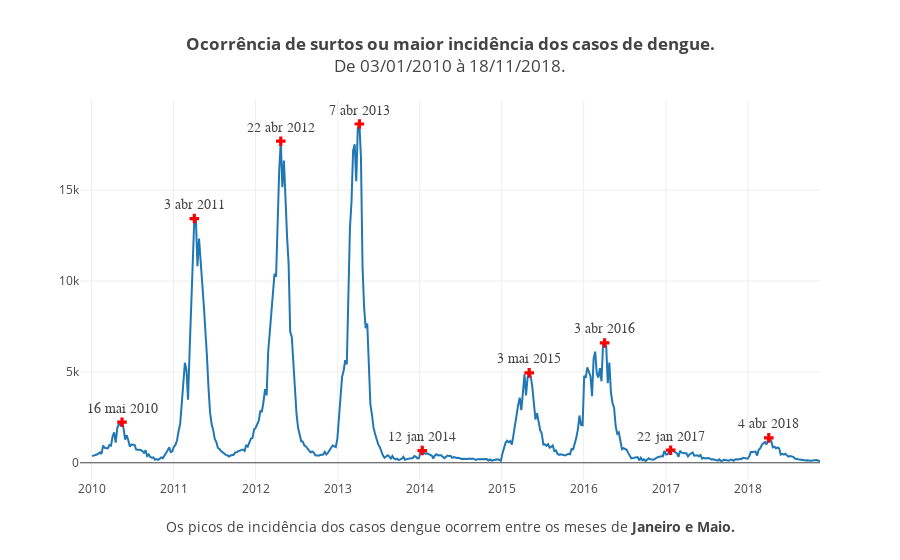

Notebook code cell kept with this figure:
### Markdown cell above
Partindo deste gráfico é possível identificar visualmente que ocorreram surtos ou maiores incidências de casos de dengue em todos os anos. Utilizando a biblioteca PeakUtils podemos evidenciar quando ocorreram os picos de surto ou maior incidência da doença em cada ano e o período em que ocorrem. O período em que ocorrem esses picos varia de estado para estado coincidindo com o período de chuvas da região em que o estado se encontra.

### Code cell
indices = peakutils.indexes(df_2['Casos'], thres=0.02, min_dist=30) 

df_picos = df_2.iloc[indices]

mes_min = pd.DatetimeIndex(df_picos['Data']).month.min()
mes_max = pd.DatetimeIndex(df_picos['Data']).month.max()

layout = go.Layout(title='<b>Ocorrência de surtos ou maior incidência dos casos de dengue.</b><br>De ' +
                   df['Data'].min().strftime("%d/%m/%Y") + ' à ' + df['Data'].max().strftime("%d/%m/%Y") + '.',
                   xaxis=dict(title='Os picos de incidência dos casos dengue ocorrem entre os meses de <b>' +
                              calendar.month_name[mes_min].capitalize() + ' e ' + calendar.month_name[mes_max].capitalize() + '.</b>'
                             )
                  )

traço = go.Scatter(x = df_2['Data'],
                   y = df_2['Casos'],
                   name = '',
                   showlegend = False)

picos = go.Scatter(x = df_2.iloc[indices]['Data'],
                   y = df_2.iloc[indices]['Casos'],
                   mode = 'markers + text',
                   marker = dict(size = 8,
                                 color = 'rgb(255,0,0)',
                                 symbol = 'cross'),
                   name = '',
                   textposition = 'top center',
                   textfont=dict(family='sans serif',
                                 size=14),
                   text = df_picos['Data'].dt.strftime("%-d %b %Y"),
                   showlegend = False)

dados = [traço, picos]

figura = go.Figure(data=dados, layout=layout)
py.iplot(figura)

### Figure 1 — Plotly figure (JSON) as saved in the notebook; plotly's stock layout.template omitted (floating-point values rounded to 4 significant figures; data arrays with more than 128 entries replaced by an {"elided": "..."} marker saying what was removed)
{"data": [{"name": "", "showlegend": false, "type": "scatter", "uid": "6917b31e-f6fe-11e8-8c38-5cc9d34b6235", "x": {"elided": "464 str values"}, "y": {"elided": "464 int values"}}, {"marker": {"color": "rgb(255,0,0)", "size": 8, "symbol": "cross"}, "mode": "markers+text", "name": "", "showlegend": false, "text": ["16 mai 2010", "3 abr 2011", "22 abr 2012", "7 abr 2013", "12 jan 2014", "3 mai 2015", "3 abr 2016", "22 jan 2017", "4 abr 2018"], "textfont": {"family": "sans serif", "size": 14}, "textposition": "top center", "type": "scatter", "uid": "6917b31f-f6fe-11e8-8c38-5cc9d34b6235", "x": ["2010-05-16 03:00:00", "2011-04-03 03:00:00", "2012-04-22 03:00:00", "2013-04-07 03:00:00", "2014-01-12 02:00:00", "2015-05-03 03:00:00", "2016-04-03 03:00:00", "2017-01-22 02:00:00", "2018-04-04 03:00:00"], "y": [2234, 13441, 17697, 18643, 672, 4946, 6594, 693, 1371]}], "layout": {"title": "<b>Ocorrência de surtos ou maior incidência dos casos de dengue.</b><br>De 03/01/2010 à 18/11/2018.", "xaxis": {"title": "Os picos de incidência dos casos dengue ocorrem entre os meses de <b>Janeiro e Maio.</b>"}}}
